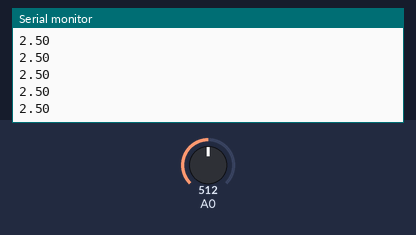
Simulated run of this sketch. Board: Arduino Uno, built with avr-gcc and run on an emulated ATmega328P. Parts: the last lines printed to the serial monitor. The test bench sets the inputs (shaded band); at power-on: A0 = 512.

Above: at 1.2 s.
1.3 s: A0 set to 716
At 2.1 s:
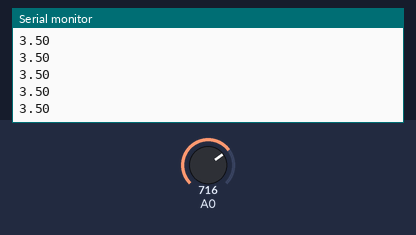
2.8 s: A0 set to 900
At 3.7 s:
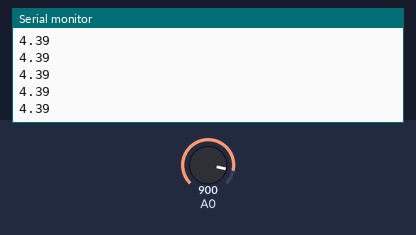
Timing chart, 0 to 5.8 s (numbered marks = the images above; inputs shaded):
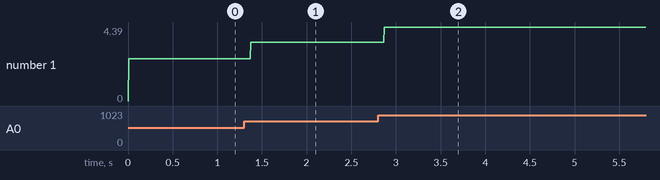

Measured:
- after the input at 1.3 s, the serial monitor: prints a new line after 0.07 s (image 1)
- after the input at 2.8 s, the serial monitor: prints a new line after 0.07 s (image 2)
- plotted number 1: 2.5 → 3.5 after the input at 1.3 s, 3.5 → 4.39 after the input at 2.8 s

The sketch:

working.ino
```cpp
#include <avr/io.h>
#include <util/delay.h>

#define ADC0     0x00
#define ADC1     0x01
#define ADC2     0x02
#define ADC_TEMP 0x08
#define ADC_VBG  0x0E
#define ADC_GND  0x0F


void select_channel(uint8_t ch){
  ADMUX &= 0xF0;
  ADMUX |= ch;
}

void setup() {
  Serial.begin(9600);
  // 1. reference selection
  ADMUX &=~(1 << 7);
  ADMUX |= (1 << 6);

  // 2. channel selection
  // ADC8 (1000)
  //select_channel(ADC_TEMP);
  // GND (1111)
  //select_channel(ADC_GND);

    // VBG (1110)
  select_channel(ADC0);

  // 3. resolution selection (optional)
  // default
  // 4. clock selection
  ADCSRA |= ((1<<0)|(1<<1)|(1<<2));

  // clearing interrupt bits
  ADCSRA &= ~ ((1 << 5)|(1 << 4)|(1 << 3));

  // 5. enable ADC
  ADCSRA |= (1 << 7);


}

float dummy = 0.0;

void loop() {
  // 6. conversion start
  ADCSRA |= (1<< 6);

  while (ADCSRA & (1<<4)){
    // pass while conversion is in progress
  }
  ADCSRA|=(1<<4);

  dummy = (ADCW/1024.0)*5;


  Serial.println(dummy);

  delay(4);

}
```

test.c
```cpp
#include <cstdint>
#include <cstdio>


void Print_Byte_Bin(uint8_t val){
    uint8_t bin_digits[8];
    for(uint8_t i=0;i<8;i++){
        bin_digits[i]= (uint8_t)((val & 0x01));
        val>>=1;
    }
    printf("0b");
    for(uint8_t i=8;i>0;i--){
        uint8_t index=(uint8_t)(i-1);
        printf("%d",bin_digits[index]);
    }
}

int main(){
    uint8_t test;
    test = 255/4;
    //printf("%u", (unsigned int)test);
    Print_Byte_Bin(test);

}
```
